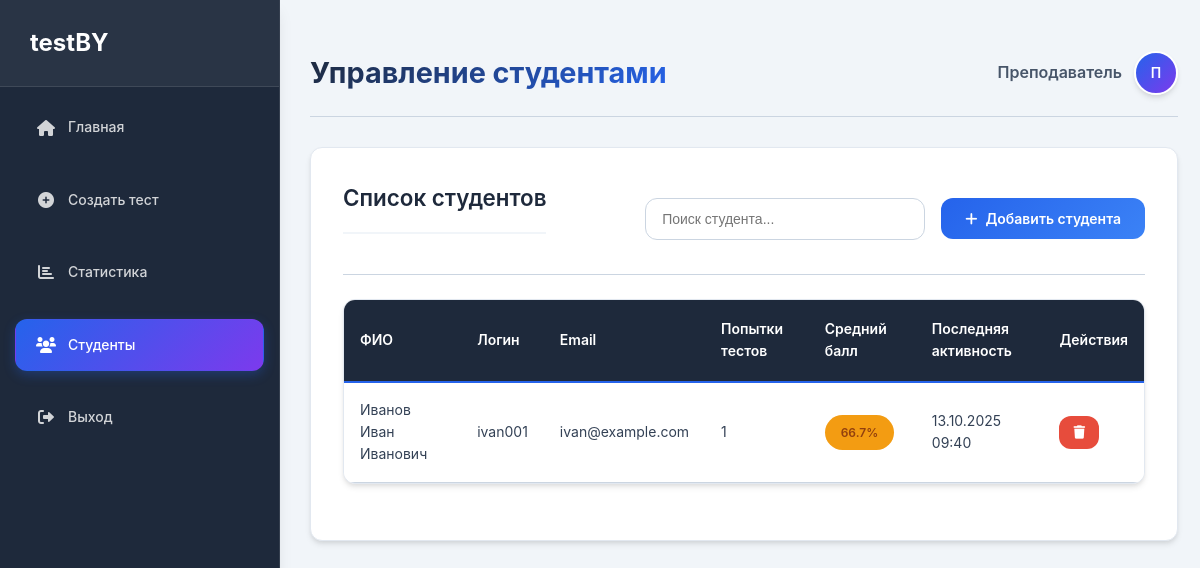
The app's page /testBY/teacher/students.php with its own data.
### tables this page shows
CREATE TABLE `users` (
  `id` int NOT NULL,
  `username` varchar(50) NOT NULL,
  `password` varchar(255) NOT NULL,
  `email` varchar(100) NOT NULL,
  `role` enum('teacher','student') NOT NULL,
  `full_name` varchar(100) NOT NULL,
  `created_at` timestamp NULL DEFAULT CURRENT_TIMESTAMP
);

### testBY/teacher/students.php (the view, shortened to what this page needs)
<!DOCTYPE html>
<html lang="ru">
<head>
    <link rel="stylesheet" href="https://cdnjs.cloudflare.com/ajax/libs/font-awesome/6.0.0-beta3/css/all.min.css">
    <link rel="stylesheet" href="../assets/css/style.css">
</head>
<body>
    <?php
    $host = '127.0.0.1:3306';
    $dbname = 'testby';
    $username = 'root';
    $password = '';
    try {
        $pdo = new PDO("mysql:host=$host;dbname=$dbname;charset=utf8", $username, $password);
        $pdo->setAttribute(PDO::ATTR_ERRMODE, PDO::ERRMODE_EXCEPTION);
    } catch(PDOException $e) {
        die("Ошибка подключения к базе данных: " . $e->getMessage());
    }
    $full_name = $_SESSION['full_name'] ?? 'Преподаватель';
    $avatar = '';
    if (!empty($full_name)) {
        $names = explode(' ', $full_name);
        $avatar = mb_substr($names[0] ?? '', 0, 1) . mb_substr($names[1] ?? '', 0, 1);
    } else {
        $avatar = 'П';
    }
    $stmt = $pdo->query("SELECT * FROM users WHERE role = 'student' ORDER BY full_name");
    $students = $stmt->fetchAll(PDO::FETCH_ASSOC);
    $student_stats = [];
    foreach ($students as $student) {
        $stmt = $pdo->prepare("
            SELECT
                COUNT(ta.id) as total_attempts,
                AVG(ta.score / ta.max_score * 100) as avg_score,
                MAX(ta.finished_at) as last_activity
            FROM test_attempts ta
            WHERE ta.student_id = ?
        ");
        $stmt->execute([$student['id']]);
        $stats = $stmt->fetch(PDO::FETCH_ASSOC);
        $student_stats[$student['id']] = [
            'total_attempts' => $stats['total_attempts'] ?? 0,
            'avg_score' => $stats['avg_score'] ? round($stats['avg_score'], 1) : 0,
            'last_activity' => $stats['last_activity'] ? date('d.m.Y H:i', strtotime($stats['last_activity'])) : 'Нет активности'
        ];
    }
    ?>
    <div class="platform-container">
        <div class="sidebar">
            <div class="logo">testBY</div>
            <nav class="nav-menu">
                <a href="dashboard.php"><i class="fas fa-home"></i> Главная</a>
                <a href="create_test.php"><i class="fas fa-plus-circle"></i> Создать тест</a>
                <a href="test_stats.php"><i class="fas fa-chart-bar"></i> Статистика</a>
                <a href="students.php" class="active"><i class="fas fa-users"></i> Студенты</a>
                <a href="../logout.php"><i class="fas fa-sign-out-alt"></i> Выход</a>
            </nav>
        </div>
        <div class="main-content">
            <div class="header-top">
                <h1>Управление студентами</h1>
                <div class="user-info">
                    <span><?php echo htmlspecialchars($full_name); ?></span>
                    <div class="avatar"><?php echo $avatar; ?></div>
                </div>
            </div>
            <div class="content-card">
                <div class="card-header">
                    <h3>Список студентов</h3>
                    <div class="filters">
                        <input type="text" id="searchInput" placeholder="Поиск студента..." class="search-input">
                        <button class="btn btn-primary" onclick="openAddStudentModal()">
                            <i class="fas fa-plus"></i> Добавить студента
                        </button>
                    </div>
                </div>
                <div class="table-container">
                    <table class="results-table" id="studentsTable">
                        <thead>
                            <tr>
                                <th>ФИО</th>
                                <th>Логин</th>
                                <th>Email</th>
                                <th>Попытки тестов</th>
                                <th>Средний балл</th>
                                <th>Последняя активность</th>
                                <th>Действия</th>
                            </tr>
                        </thead>
                        <tbody>
                            <?php if (!empty($students)): ?>
                                <?php foreach ($students as $student): ?>
                                    <?php $stats = $student_stats[$student['id']] ?? ['total_attempts' => 0, 'avg_score' => 0, 'last_activity' => 'Нет активности']; ?>
                                    <tr>
                                        <td><?php echo htmlspecialchars($student['full_name']); ?></td>
                                        <td><?php echo htmlspecialchars($student['username']); ?></td>
                                        <td><?php echo htmlspecialchars($student['email']); ?></td>
                                        <td><?php echo $stats['total_attempts']; ?></td>
                                        <td>
                                            <?php
                                            $progress_class = '';
                                            $avg_score = $stats['avg_score'];
                                            if ($avg_score >= 90) $progress_class = 'excellent';
                                            elseif ($avg_score >= 75) $progress_class = 'good';
                                            elseif ($avg_score >= 60) $progress_class = 'average';
                                            else $progress_class = 'poor';
                                            ?>
                                            <span class="score <?php echo $progress_class; ?>">
                                                <?php echo $avg_score > 0 ? $avg_score . '%' : 'Нет данных'; ?>
                                            </span>
                                        </td>
                                        <td><?php echo $stats['last_activity']; ?></td>
                                        <td>
                                            <button class="btn-action btn-danger" title="Удалить" onclick="deleteStudent(<?php echo $student['id']; ?>)">
                                                <i class="fas fa-trash"></i>
                                            </button>
                                        </td>
                                    </tr>
                                <?php endforeach; ?>
                            <?php endif; ?>
                        </tbody>
                    </table>
                </div>
            </div>
        </div>
    </div>
</body>
</html>

### testBY/teacher/students.php (style rules this page uses)
.btn-danger { background-color: #e74c3c; color: white; }
.score.average { background-color: #f39c12; }

### records on screen
users: full_name "Иванов Иван Иванович", username "ivan001", email "ivan@example.com", id "1", id "66.7", id "13.10.2025 09:40"

### other values on screen
$full_name "Преподаватель"
$avatar "П"
